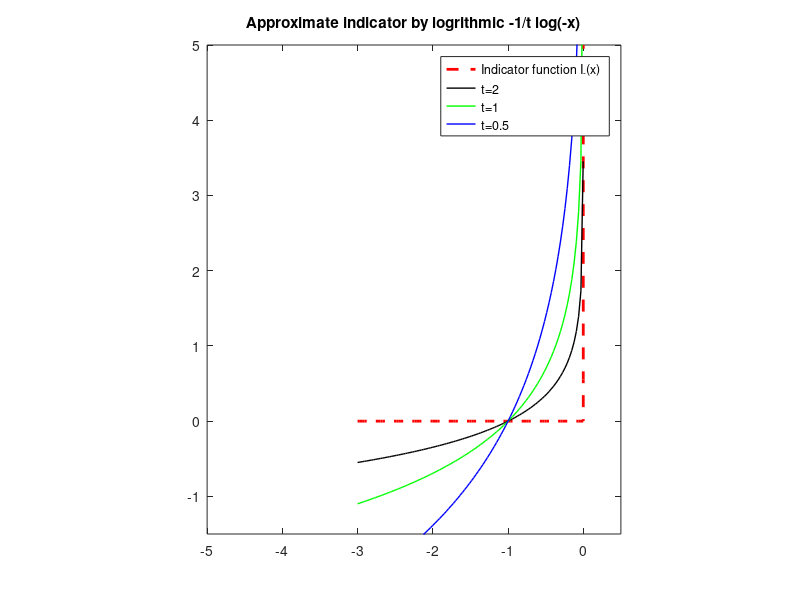

This chart was generated by the following MATLAB code:
x = linspace(-3, -0.001, 100);
fun = @(x, t) -1/t *log(-x);
ymax = 5;

y1 = fun(x, 2);
y2 = fun(x,1);
y3 = fun(x, 0.5);

figure(1);
clf
plot([x, zeros(1, 10)], [zeros(size(x)), linspace(0,ymax,10)], 'r--', 'LineWidth', 2);
hold on
plot(x,y1, 'k-', 'LineWidth', 1);
plot(x,y2, 'g-', 'LineWidth', 1);
plot(x,y3, 'b-', 'LineWidth', 1);
legend('Indicator function I_{-}(x)', 't=2', 't=1', 't=0.5');
axis equal
title('Approximate indicator by logrithmic -1/t log(-x)')
ylim([-1.5, ymax]);
xlim([-5, 0.5]);
